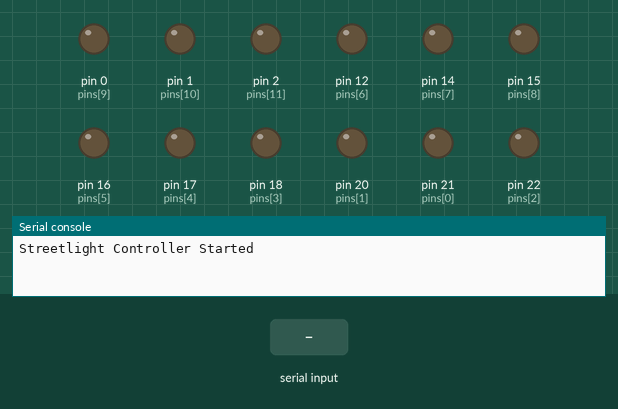
Recording of a program running on a simulated MicroPython board. On the bench: output pins drawn as LEDs (lit = HIGH), the last lines printed to the serial console. Inputs (shaded band) come from the test bench.

Above: at 11.2 s.
11.3 s: "SE_ON" typed at the serial console, then Enter
At 11.6 s:
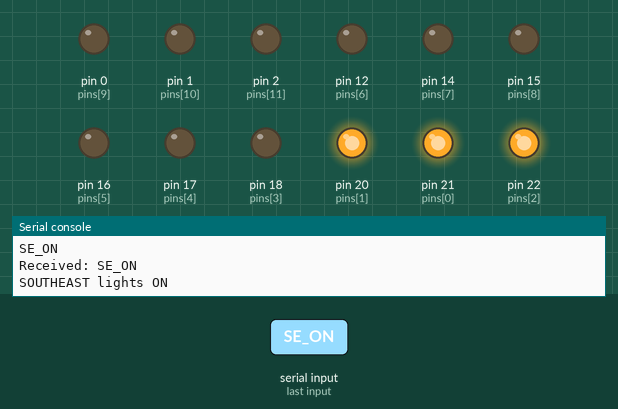
12.8 s: "SW_ON" typed at the serial console, then Enter
At 13.9 s:
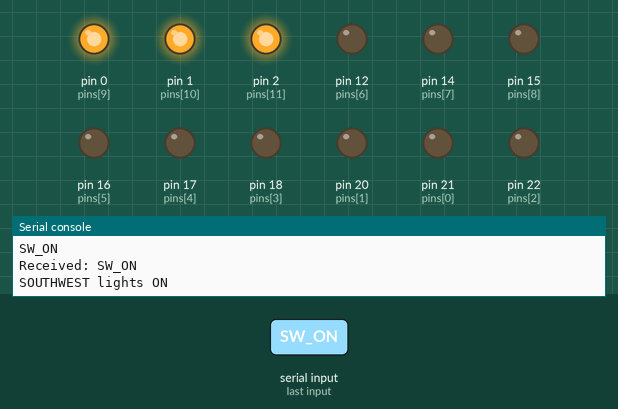
14.3 s: "NE_ON" typed at the serial console, then Enter
At 15.0 s:
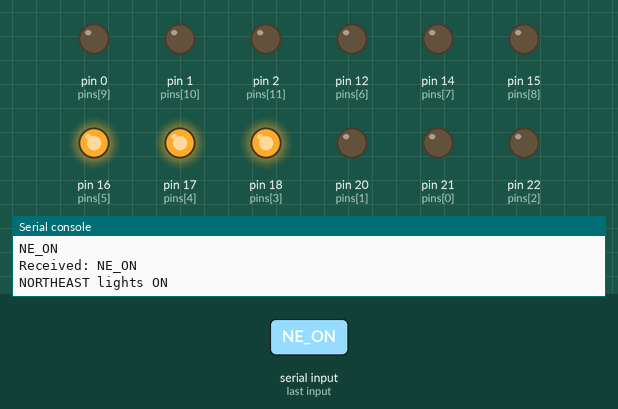
15.8 s: "NW_ON" typed at the serial console, then Enter
At 16.2 s:
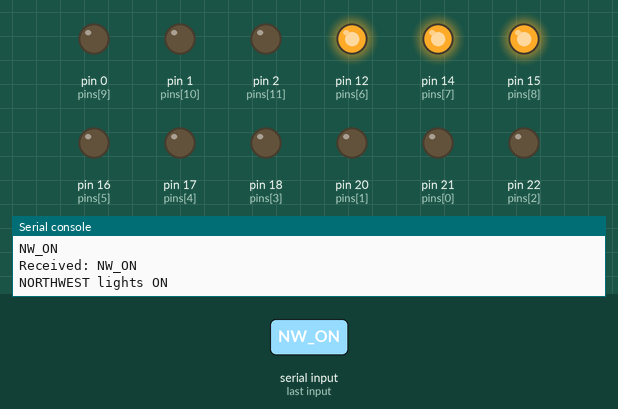
Timing chart, 0 to 18.3 s (numbered marks = the images above; inputs shaded):
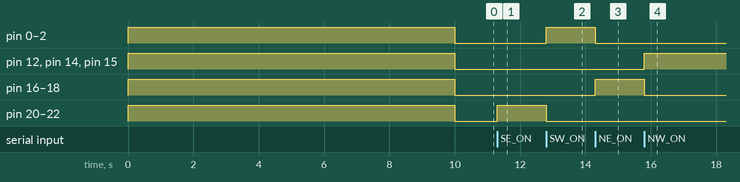

Measured:
- after the input at 11.3 s, pin 20 (pins[1]), pin 21 (pins[0]), pin 22 (pins[2]): LOW → HIGH at once
- after the input at 12.8 s, pin 0 (pins[9]), pin 1 (pins[10]), pin 2 (pins[11]): LOW → HIGH at once; pin 20 (pins[1]), pin 21 (pins[0]), pin 22 (pins[2]): HIGH → LOW at once
- after the input at 14.3 s, pin 0 (pins[9]), pin 1 (pins[10]), pin 2 (pins[11]): HIGH → LOW at once; pin 16 (pins[5]), pin 17 (pins[4]), pin 18 (pins[3]): LOW → HIGH at once
- after the input at 15.8 s, pin 12 (pins[6]), pin 14 (pins[7]), pin 15 (pins[8]): LOW → HIGH at once; pin 16 (pins[5]), pin 17 (pins[4]), pin 18 (pins[3]): HIGH → LOW at once

The program:

main.py
```python
import machine
import time
import sys
import select

# # -------------------- LED PINS --------------------
# L1_on = machine.Pin(0, machine.Pin.OUT)
# #L2_on = machine.Pin(1, machine.Pin.OUT)
# print("STREET light running...")
# L1_on.value(1)
# #L2_on.value(1)
# time.sleep(5)
# print("STREET light OFF...")
# L1_on.value(0)
# #L2_on.value(0)

print("Streetlight Controller Started")

# -------------------- SETUP 12 LIGHTS --------------------
pins = [21,20,22,#SOUTHEAST: ORANGE & BROWN
        18,17,16, #NORTHEAST: PURPLE AND WHITE
        12,14,15, #NORTHWEST: BLUE AND WHITE
        0,1,2]#SOUTHWEST: GREEN AND YELLOW

lights = []
for p in pins:
    lights.append(machine.Pin(p, machine.Pin.OUT))

# -------------------- HELPER FUNCTIONS --------------------
def all_off():
    for light in lights:
        light.value(0)

def all_on():
    for light in lights:
        light.value(1)

def all_SE_on():
    all_off()
    lights[0].value(1)
    lights[1].value(1)
    lights[2].value(1)

def all_NE_on():
    all_off()
    lights[3].value(1)
    lights[4].value(1)
    lights[5].value(1)

def all_NW_on():
    all_off()
    lights[6].value(1) #NORTHWEST CORNER(QUESTIONABLE)
    lights[7].value(1)
    lights[8].value(1)

def all_SW_on():
    all_off()
    lights[9].value(1)
    lights[10].value(1)
    lights[11].value(1)


def set_light(index, state):
    if 0 <= index < len(lights):
        lights[index].value(state)

# -------------------- MAIN LOOP --------------------
all_on()
time.sleep(10)
all_off()

while True:
    r = select.select([sys.stdin], [], [], 0)

    if r:
        try:
            line = sys.stdin.readline().strip()
            print("Received:", line)

            if not line:
                continue

            cmd = line.upper()

            # STOP everything
            if cmd == "STOP":
                all_off()
                print("All lights OFF")
                break

            # TURN ALL ON
            if cmd == "ALL_ON":
                all_on()
                print("All lights ON")
                continue

            # TURN ALL OFF
            if cmd == "ALL_OFF":
                all_off()
                print("All lights OFF")
                continue

            # TURN ALL SE_ON
            if cmd == "SE_ON":
                all_SE_on()
                print("SOUTHEAST lights ON")
                continue

            # TURN ALL SW_ON
            if cmd == "SW_ON":
                all_SW_on()
                print("SOUTHWEST lights ON")
                continue

            # TURN ALL NE_ON
            if cmd == "NE_ON":
                all_NE_on()
                print("NORTHEAST lights ON")
                continue

            # TURN ALL NW_ON
            if cmd == "NW_ON":
                all_NW_on()
                print("NORTHWEST lights ON")
                continue


            # INDIVIDUAL CONTROL
            # Format: L3:ON or L5:OFF
            if ":" in cmd:
                light_cmd, state_cmd = cmd.split(":")

                if light_cmd.startswith("L"):
                    index = int(light_cmd[1:]) - 1
                    state = 1 if state_cmd == "ON" else 0
                    set_light(index, state)
                    print(f"Light {index+1} set to {state_cmd}")

        except Exception as e:
            print("Error:", e)
            continue

        except KeyboardInterrupt:
            print("Recovered from interrupt")
            continue


'''import machine
import time
import sys
import select

# # -------------------- LED PINS --------------------
# L1_on = machine.Pin(0, machine.Pin.OUT)
# #L2_on = machine.Pin(1, machine.Pin.OUT)
# print("STREET light running...")
# L1_on.value(1)
# #L2_on.value(1)
# time.sleep(5)
# print("STREET light OFF...")
# L1_on.value(0)
# #L2_on.value(0)

print("Streetlight Controller Started")

# -------------------- SETUP 12 LIGHTS --------------------
pins = [21,20,22,#SOUTHEAST: ORANGE & BROWN
        18,17,16, #NORTHEAST: PURPLE AND WHITE
        12,14,15, #NORTHWEST: BLUE AND WHITE
        0,1,2]#SOUTHWEST: GREEN AND YELLOW

lights = []
for p in pins:
    lights.append(machine.Pin(p, machine.Pin.OUT))

# -------------------- HELPER FUNCTIONS --------------------
def all_off():
    for light in lights:
        light.value(0)

def all_on():
    for light in lights:
        light.value(1)

def all_SE_on():
    all_off()
    lights[0].value(1)
    lights[1].value(1)
    lights[2].value(1)

def all_NE_on():
    all_off()
    lights[3].value(1)
    lights[4].value(1)
    lights[5].value(1)

def all_NW_on():
    all_off()
    lights[6].value(1) #NORTHWEST CORNER(QUESTIONABLE)
    lights[7].value(1)
    lights[8].value(1)

def all_SW_on():
    all_off()
    lights[9].value(1)
    lights[10].value(1)
    lights[11].value(1)


def set_light(index, state):
    if 0 <= index < len(lights):
        lights[index].value(state)

# -------------------- MAIN LOOP --------------------
all_on()
time.sleep(10)
all_off()

while True:
    r = select.select([sys.stdin], [], [], 0)

    if r:
        try:
            line = sys.stdin.readline().strip()
            print("Received:", line)

            if not line:
                continue

            cmd = line.upper()

            # STOP everything
            if cmd == "STOP":
                all_off()
                print("All lights OFF")
                break

            # TURN ALL ON
            if cmd == "ALL_ON":
                all_on()
                print("All lights ON")
                continue

            # TURN ALL OFF
            if cmd == "ALL_OFF":
                all_off()
                print("All lights OFF")
                continue

            # TURN ALL SE_ON
            if cmd == "SE_ON":
                all_SE_on()
                print("SOUTHEAST lights ON")
                continue

            # TURN ALL SW_ON
            if cmd == "SW_ON":
                all_SW_on()
                print("SOUTHWEST lights ON")
                continue

            # TURN ALL NE_ON
            if cmd == "NE_ON":
                all_NE_on()
                print("NORTHEAST lights ON")
                continue

            # TURN ALL NW_ON
            if cmd == "NW_ON":
                all_NW_on()
                print("NORTHWEST lights ON")
                continue


            # INDIVIDUAL CONTROL
            # Format: L3:ON or L5:OFF
            if ":" in cmd:
                light_cmd, state_cmd = cmd.split(":")

                if light_cmd.startswith("L"):
                    index = int(light_cmd[1:]) - 1
                    state = 1 if state_cmd == "ON" else 0
                    set_light(index, state)
                    print(f"Light {index+1} set to {state_cmd}")

        except Exception as e:
            print("Error:", e)
            continue

        except KeyboardInterrupt:
            print("Recovered from interrupt")
            continue

'''
```
